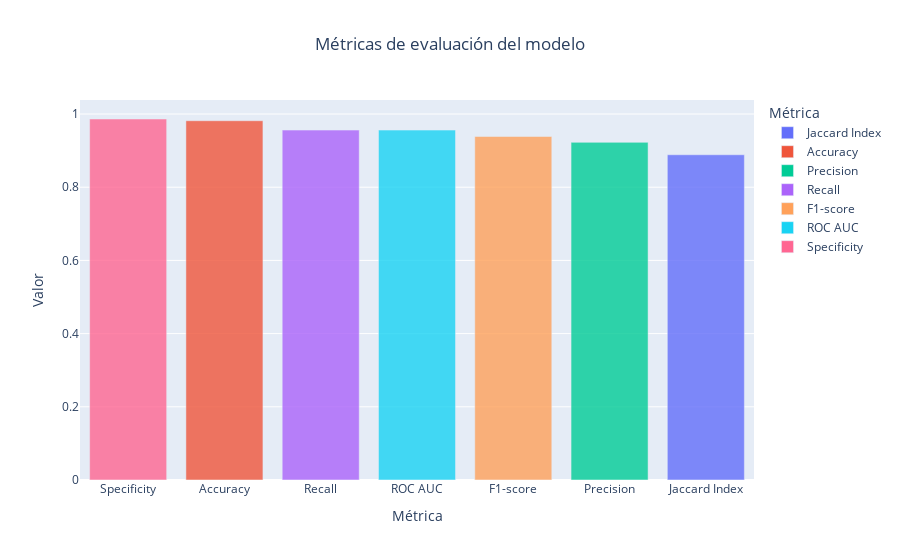

Source (notebook cell):
### Code cell
fig = px.bar(df_metricas, x="Model", y=["Jaccard Index", "Accuracy", "Precision", "Recall", "F1-score", "ROC AUC", "Specificity"],
             title="Métricas de Evaluación de los Modelos de Aprendizaje Automático",
             labels={"value": "Valor de la Métrica", "variable": "Métrica"},
             barmode="group")
fig.update_layout(title_x=0.5, xaxis = {'categoryorder' : 'total descending'})
fig.show()

### Figure 1 — Plotly figure (JSON) as saved in the notebook; plotly's stock layout.template omitted (floating-point values rounded to 4 significant figures)
{"data": [{"alignmentgroup": "True", "hovertemplate": "Métrica=%{x}<br>Valor=%{y}<extra></extra>", "legendgroup": "Jaccard Index", "marker": {"color": "#636efa", "opacity": 0.8, "pattern": {"shape": ""}}, "name": "Jaccard Index", "offsetgroup": "Jaccard Index", "orientation": "v", "showlegend": true, "textposition": "auto", "type": "bar", "x": ["Jaccard Index"], "xaxis": "x", "y": [0.8887], "yaxis": "y"}, {"alignmentgroup": "True", "hovertemplate": "Métrica=%{x}<br>Valor=%{y}<extra></extra>", "legendgroup": "Accuracy", "marker": {"color": "#EF553B", "opacity": 0.8, "pattern": {"shape": ""}}, "name": "Accuracy", "offsetgroup": "Accuracy", "orientation": "v", "showlegend": true, "textposition": "auto", "type": "bar", "x": ["Accuracy"], "xaxis": "x", "y": [0.9817], "yaxis": "y"}, {"alignmentgroup": "True", "hovertemplate": "Métrica=%{x}<br>Valor=%{y}<extra></extra>", "legendgroup": "Precision", "marker": {"color": "#00cc96", "opacity": 0.8, "pattern": {"shape": ""}}, "name": "Precision", "offsetgroup": "Precision", "orientation": "v", "showlegend": true, "textposition": "auto", "type": "bar", "x": ["Precision"], "xaxis": "x", "y": [0.9226], "yaxis": "y"}, {"alignmentgroup": "True", "hovertemplate": "Métrica=%{x}<br>Valor=%{y}<extra></extra>", "legendgroup": "Recall", "marker": {"color": "#ab63fa", "opacity": 0.8, "pattern": {"shape": ""}}, "name": "Recall", "offsetgroup": "Recall", "orientation": "v", "showlegend": true, "textposition": "auto", "type": "bar", "x": ["Recall"], "xaxis": "x", "y": [0.9561], "yaxis": "y"}, {"alignmentgroup": "True", "hovertemplate": "Métrica=%{x}<br>Valor=%{y}<extra></extra>", "legendgroup": "F1-score", "marker": {"color": "#FFA15A", "opacity": 0.8, "pattern": {"shape": ""}}, "name": "F1-score", "offsetgroup": "F1-score", "orientation": "v", "showlegend": true, "textposition": "auto", "type": "bar", "x": ["F1-score"], "xaxis": "x", "y": [0.9386], "yaxis": "y"}, {"alignmentgroup": "True", "hovertemplate": "Métrica=%{x}<br>Valor=%{y}<extra></extra>", "legendgroup": "ROC AUC", "marker": {"color": "#19d3f3", "opacity": 0.8, "pattern": {"shape": ""}}, "name": "ROC AUC", "offsetgroup": "ROC AUC", "orientation": "v", "showlegend": true, "textposition": "auto", "type": "bar", "x": ["ROC AUC"], "xaxis": "x", "y": [0.9561], "yaxis": "y"}, {"alignmentgroup": "True", "hovertemplate": "Métrica=%{x}<br>Valor=%{y}<extra></extra>", "legendgroup": "Specificity", "marker": {"color": "#FF6692", "opacity": 0.8, "pattern": {"shape": ""}}, "name": "Specificity", "offsetgroup": "Specificity", "orientation": "v", "showlegend": true, "textposition": "auto", "type": "bar", "x": ["Specificity"], "xaxis": "x", "y": [0.9864], "yaxis": "y"}], "layout": {"barmode": "relative", "legend": {"title": {"text": "Métrica"}, "tracegroupgap": 0}, "title": {"text": "Métricas de evaluación del modelo", "x": 0.5}, "xaxis": {"anchor": "y", "categoryarray": ["Jaccard Index", "Accuracy", "Precision", "Recall", "F1-score", "ROC AUC", "Specificity"], "categoryorder": "total descending", "domain": [0, 1], "title": {"text": "Métrica"}}, "yaxis": {"anchor": "x", "domain": [0, 1], "title": {"text": "Valor"}}}}
